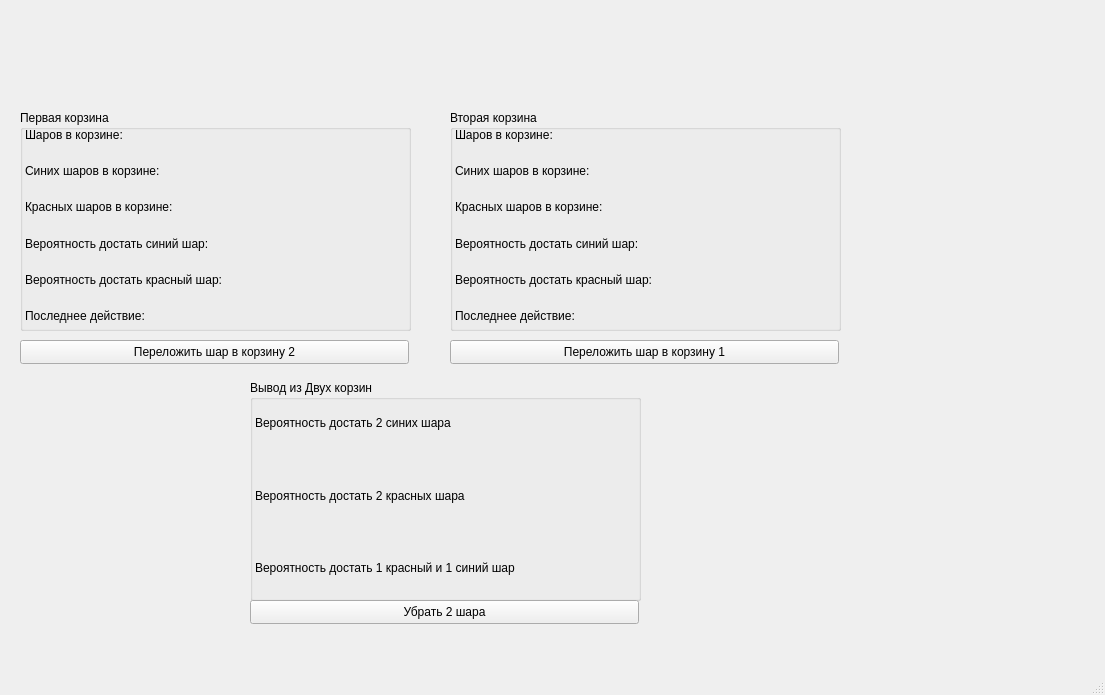
<?xml version="1.0" encoding="UTF-8"?>
<ui version="4.0">
 <class>MainWindow</class>
 <widget class="QMainWindow" name="MainWindow">
  <property name="geometry">
   <rect>
    <x>0</x>
    <y>0</y>
    <width>1105</width>
    <height>695</height>
   </rect>
  </property>
  <property name="windowTitle">
   <string>MainWindow</string>
  </property>
  <widget class="QWidget" name="centralwidget">
   <widget class="QGroupBox" name="firstGroupBox">
    <property name="geometry">
     <rect>
      <x>20</x>
      <y>110</y>
      <width>391</width>
      <height>221</height>
     </rect>
    </property>
    <property name="title">
     <string>Первая корзина</string>
    </property>
    <widget class="QWidget" name="gridLayoutWidget">
     <property name="geometry">
      <rect>
       <x>0</x>
       <y>10</y>
       <width>391</width>
       <height>211</height>
      </rect>
     </property>
     <layout class="QGridLayout" name="firstGridLayout">
      <item row="4" column="0">
       <widget class="QLabel" name="firstProcentGetBlueBall">
        <property name="enabled">
         <bool>true</bool>
        </property>
        <property name="text">
         <string>Вероятность достать синий шар:</string>
        </property>
        <property name="indent">
         <number>5</number>
        </property>
       </widget>
      </item>
      <item row="2" column="0">
       <widget class="QLabel" name="firstCountBlueBalls">
        <property name="enabled">
         <bool>true</bool>
        </property>
        <property name="text">
         <string>Синих шаров в корзине:</string>
        </property>
        <property name="indent">
         <number>5</number>
        </property>
       </widget>
      </item>
      <item row="6" column="0">
       <widget class="QLabel" name="firstLustChange">
        <property name="enabled">
         <bool>true</bool>
        </property>
        <property name="text">
         <string>Последнее действие:</string>
        </property>
        <property name="indent">
         <number>5</number>
        </property>
       </widget>
      </item>
      <item row="5" column="0">
       <widget class="QLabel" name="firstProcentGetRedBall">
        <property name="enabled">
         <bool>true</bool>
        </property>
        <property name="text">
         <string>Вероятность достать красный шар:</string>
        </property>
        <property name="indent">
         <number>5</number>
        </property>
       </widget>
      </item>
      <item row="1" column="0">
       <widget class="QLabel" name="firstCountBalls">
        <property name="enabled">
         <bool>true</bool>
        </property>
        <property name="text">
         <string>Шаров в корзине:</string>
        </property>
        <property name="indent">
         <number>5</number>
        </property>
       </widget>
      </item>
      <item row="3" column="0">
       <widget class="QLabel" name="firstCountRedBalls">
        <property name="enabled">
         <bool>true</bool>
        </property>
        <property name="text">
         <string>Красных шаров в корзине:</string>
        </property>
        <property name="indent">
         <number>5</number>
        </property>
       </widget>
      </item>
     </layout>
    </widget>
   </widget>
   <widget class="QGroupBox" name="secondGroupBox">
    <property name="geometry">
     <rect>
      <x>450</x>
      <y>110</y>
      <width>391</width>
      <height>221</height>
     </rect>
    </property>
    <property name="title">
     <string>Вторая корзина</string>
    </property>
    <widget class="QWidget" name="gridLayoutWidget_2">
     <property name="geometry">
      <rect>
       <x>0</x>
       <y>10</y>
       <width>391</width>
       <height>211</height>
      </rect>
     </property>
     <layout class="QGridLayout" name="secondGridLayout">
      <item row="1" column="0">
       <widget class="QLabel" name="secondCountBalls">
        <property name="enabled">
         <bool>true</bool>
        </property>
        <property name="text">
         <string>Шаров в корзине:</string>
        </property>
        <property name="indent">
         <number>5</number>
        </property>
       </widget>
      </item>
      <item row="5" column="0">
       <widget class="QLabel" name="secondProcentGetRedBall">
        <property name="enabled">
         <bool>true</bool>
        </property>
        <property name="text">
         <string>Вероятность достать красный шар:</string>
        </property>
        <property name="indent">
         <number>5</number>
        </property>
       </widget>
      </item>
      <item row="3" column="0">
       <widget class="QLabel" name="secondCountRedBalls">
        <property name="enabled">
         <bool>true</bool>
        </property>
        <property name="text">
         <string>Красных шаров в корзине:</string>
        </property>
        <property name="indent">
         <number>5</number>
        </property>
       </widget>
      </item>
      <item row="6" column="0">
       <widget class="QLabel" name="secondLustChange">
        <property name="enabled">
         <bool>true</bool>
        </property>
        <property name="text">
         <string>Последнее действие:</string>
        </property>
        <property name="indent">
         <number>5</number>
        </property>
       </widget>
      </item>
      <item row="2" column="0">
       <widget class="QLabel" name="secondCountBlueBalls">
        <property name="enabled">
         <bool>true</bool>
        </property>
        <property name="text">
         <string>Синих шаров в корзине:</string>
        </property>
        <property name="indent">
         <number>5</number>
        </property>
       </widget>
      </item>
      <item row="4" column="0">
       <widget class="QLabel" name="secondProcentGetBlueBall">
        <property name="enabled">
         <bool>true</bool>
        </property>
        <property name="text">
         <string>Вероятность достать синий шар:</string>
        </property>
        <property name="indent">
         <number>5</number>
        </property>
       </widget>
      </item>
     </layout>
    </widget>
   </widget>
   <widget class="QPushButton" name="firstReplaceBall">
    <property name="geometry">
     <rect>
      <x>20</x>
      <y>340</y>
      <width>389</width>
      <height>24</height>
     </rect>
    </property>
    <property name="text">
     <string>Переложить шар в корзину 2</string>
    </property>
   </widget>
   <widget class="QPushButton" name="secondReplaceBall">
    <property name="geometry">
     <rect>
      <x>450</x>
      <y>340</y>
      <width>389</width>
      <height>24</height>
     </rect>
    </property>
    <property name="text">
     <string>Переложить шар в корзину 1</string>
    </property>
   </widget>
   <widget class="QGroupBox" name="firstGroupBox_2">
    <property name="geometry">
     <rect>
      <x>250</x>
      <y>380</y>
      <width>391</width>
      <height>221</height>
     </rect>
    </property>
    <property name="title">
     <string>Вывод из Двух корзин</string>
    </property>
    <widget class="QWidget" name="gridLayoutWidget_4">
     <property name="geometry">
      <rect>
       <x>0</x>
       <y>10</y>
       <width>391</width>
       <height>211</height>
      </rect>
     </property>
     <layout class="QGridLayout" name="firstGridLayout_3">
      <item row="2" column="0">
       <widget class="QLabel" name="procentAllRedBalls">
        <property name="enabled">
         <bool>true</bool>
        </property>
        <property name="text">
         <string>Вероятность достать 2 красных шара</string>
        </property>
        <property name="indent">
         <number>5</number>
        </property>
       </widget>
      </item>
      <item row="3" column="0">
       <widget class="QLabel" name="procentOneBlueOneRed">
        <property name="enabled">
         <bool>true</bool>
        </property>
        <property name="text">
         <string>Вероятность достать 1 красный и 1 синий шар</string>
        </property>
        <property name="indent">
         <number>5</number>
        </property>
       </widget>
      </item>
      <item row="1" column="0">
       <widget class="QLabel" name="procentAllBlueBalls">
        <property name="enabled">
         <bool>true</bool>
        </property>
        <property name="text">
         <string>Вероятность достать 2 синих шара</string>
        </property>
        <property name="indent">
         <number>5</number>
        </property>
       </widget>
      </item>
     </layout>
    </widget>
   </widget>
   <widget class="QPushButton" name="subTwoButton">
    <property name="geometry">
     <rect>
      <x>250</x>
      <y>600</y>
      <width>389</width>
      <height>24</height>
     </rect>
    </property>
    <property name="text">
     <string>Убрать 2 шара</string>
    </property>
   </widget>
  </widget>
  <widget class="QMenuBar" name="menubar">
   <property name="geometry">
    <rect>
     <x>0</x>
     <y>0</y>
     <width>1105</width>
     <height>22</height>
    </rect>
   </property>
  </widget>
  <widget class="QStatusBar" name="statusbar"/>
 </widget>
 <resources/>
 <connections/>
</ui>
